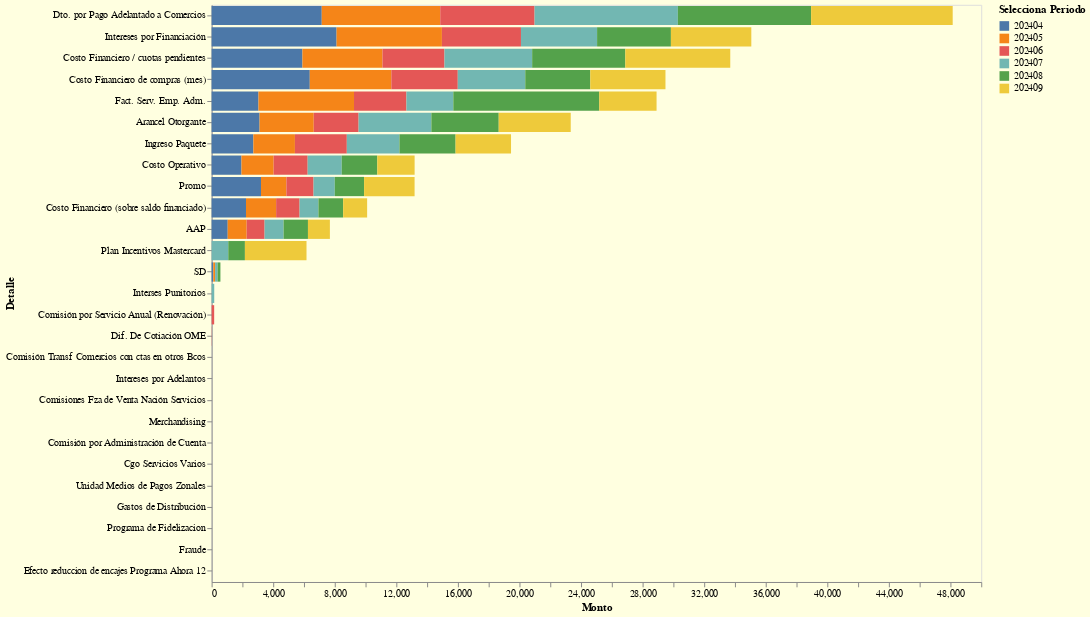

The notebook cell this image was saved under:
### Code cell
selector = alt.selection_point(fields=["Periodo"], bind="legend")  # Selección basada en la leyenda


Grafico2 = alt.Chart(datos_en_miles).transform_filter(
    selector  # Filtrar valores basados en la selección
    ).mark_bar().encode(
    x=alt.X("Monto:Q", axis=alt.Axis(grid=False)),
    y=alt.Y("Detalle:O",sort="-x", axis=alt.Axis(labelLimit=7000)),
    color=alt.Color("Periodo:N", legend=alt.Legend(title="Selecciona Periodo")),
    opacity=alt.condition(selector, alt.value(1), alt.value(0.2))  # Opacidad basada en la selección

    ).add_params(
        selector  # Agregar la selección al gráfico
    ).properties(
        width=800,
        height=600
    ).configure(
        background="lightyellow" 
    )

Grafico2.show()

### Figure 1 — Vega-Lite specification as saved in the notebook (floating-point values rounded to 4 significant figures; data arrays with more than 128 entries replaced by an {"elided": "..."} marker saying what was removed)
{"config": {"view": {"continuousWidth": 300, "continuousHeight": 300}, "background": "lightyellow"}, "data": {"name": "data-08331b99f1751fe490c6fcd36a061f86"}, "mark": {"type": "bar"}, "encoding": {"color": {"field": "Periodo", "legend": {"title": "Selecciona Periodo"}, "type": "nominal"}, "opacity": {"condition": {"param": "param_31", "value": 1}, "value": 0.2}, "x": {"axis": {"grid": false}, "field": "Monto", "type": "quantitative"}, "y": {"axis": {"labelLimit": 7000}, "field": "Detalle", "sort": "-x", "type": "ordinal"}}, "height": 600, "params": [{"name": "param_31", "select": {"type": "point", "fields": ["Periodo"]}, "bind": "legend"}], "transform": [{"filter": {"param": "param_31"}}], "width": 800, "$schema": "https://vega.github.io/schema/vega-lite/v5.20.1.json", "datasets": {"data-08331b99f1751fe490c6fcd36a061f86": {"elided": "162 records"}}}
